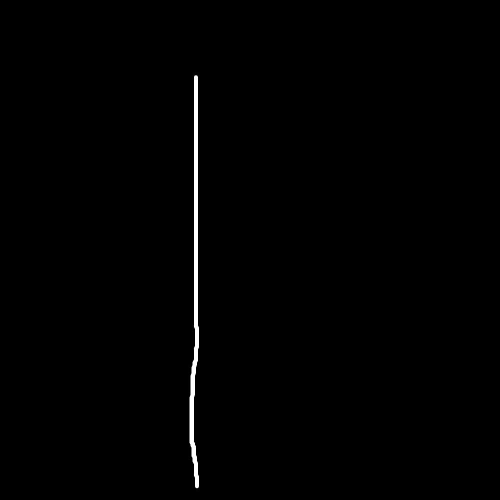
#> input picture images/cur.png, 1000 x 1000 px, given in place of cur.jpg, which was not available (shown at 1/2 size)
$ python training.py   (older library calls are emulated)
#> lines starting #> are read from the running program, lines starting #| are printed output that depends on the picture
# -*- coding: utf-8 -*-
"""
Created on Sun Mar  4 08:38:40 2018

@author: Nasif
"""

from sklearn import datasets
from sklearn.svm import SVC
from scipy import misc
from PIL import Image
import PIL.ImageOps


digits = datasets.load_digits()
features = digits.data
labels = digits.target

clf = SVC(gamma = 0.001)
clf.fit(features, labels)

image = Image.open('cur.jpg')
#> image is the input picture: PIL image 1000x1000 RGB; min 0, max 255, mean 1.7
if image.mode == 'RGBA':
    r,g,b,a = image.split()
    rgb_image = Image.merge('RGB', (r,g,b))

    inverted_image = PIL.ImageOps.invert(rgb_image)

    r2,g2,b2 = inverted_image.split()

    final_transparent_image = Image.merge('RGBA', (r2,g2,b2,a))

    final_transparent_image.save('cur1.png')

else:
    inverted_image = PIL.ImageOps.invert(image)
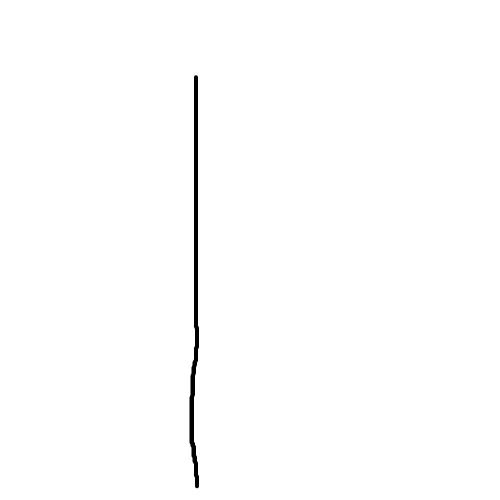
#> inverted_image: PIL image 1000x1000 RGB (shown at 1/2 size); min 0, max 255, mean 253.3
    inverted_image.save('cur1.png')

img = misc.imread("cur1.png")
img = misc.imresize(img, (8,8))
img = img.astype(digits.images.dtype)
img = misc.bytescale(img, high=16, low=0)


x_test = []

for eachRow in img:
	for eachPixel in eachRow:
		x_test.append(sum(eachPixel)/3.0)
#> this loop made 8 passes
#> after the loop, x_test = 64 values, max 16 at index 0, min 0 at index 43, mean 13.47


print(clf.predict([x_test]))
#| [1]

$ run again, with images/8.jpg saved as images/cur.png
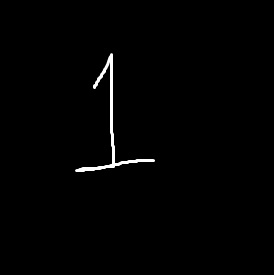
#> input picture images/8.jpg, 277 x 275 px, given in place of cur.jpg, which was not available
#> image is the input picture: PIL image 277x275 RGB; min 0, max 255, mean 5.2
#> `inverted_image = PIL.ImageOps.invert(image)`:
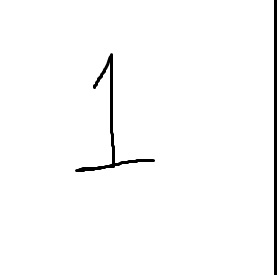
#> inverted_image: PIL image 277x275 RGB; min 0, max 255, mean 249.8
#> the loop `for eachRow in img:` made 8 passes
#> after the loop `for eachRow in img:`: x_test = 64 values, max 16 at index 0, min 0 at index 35, mean 13.81
#| [1]
